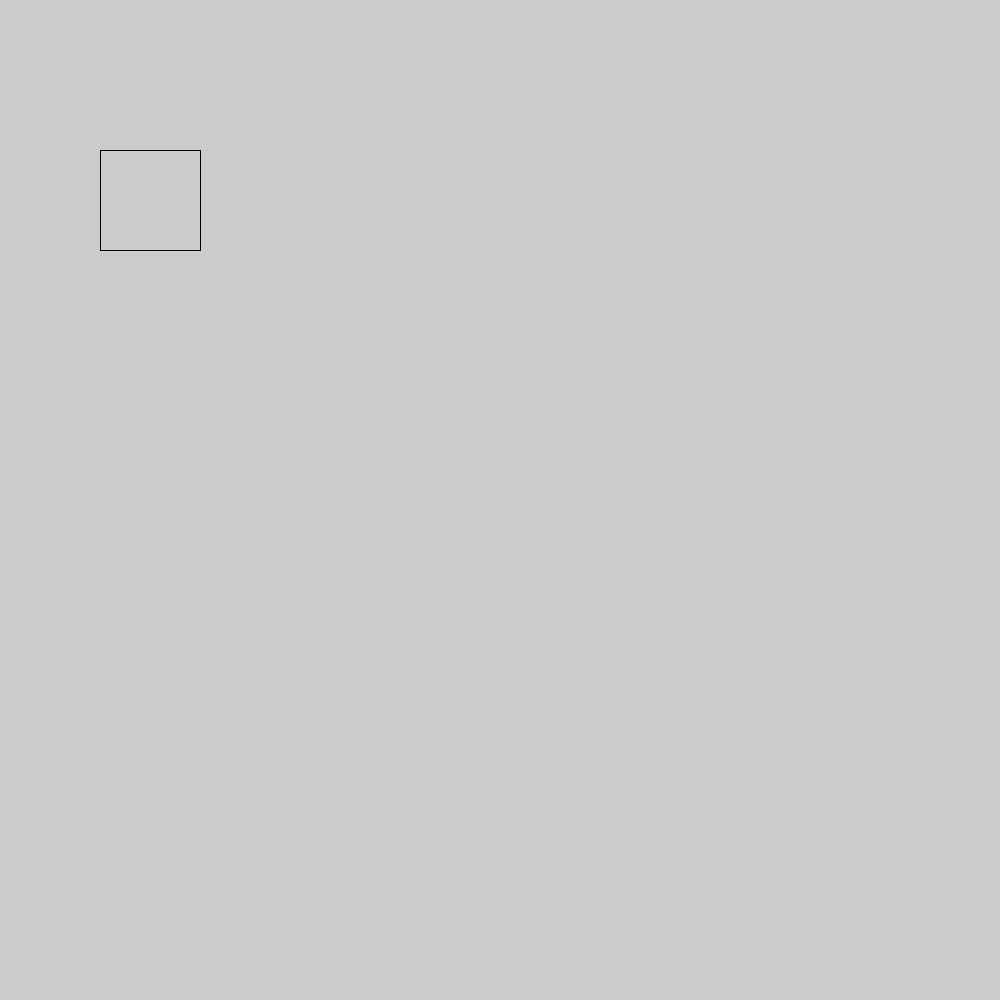
Frame 1 (no input)
Frame 60 (the mouse pressed at the canvas centre just before this capture): identical to frame 1, image omitted
Frame 120 (the mouse held since frame 60 and released just before this capture): identical to frame 1, image omitted

The Processing sketch that drew this single still picture (run headless with seeded random() and noise(); from frame 60 on, the mouse is pressed at the canvas centre):

// Processing sketch: sketch_241021a
// ── sketch_241021a.pde
void setup(){
  size(1000,1000);
  mijnRect(100,200,100,200,150,150,250,250);
}
void draw(){}


void mijnRect(float x1, float x2, float x3, float x4, float y1, float y2, float y3, float y4){
   line(x1,y1,x2,y2);
   line(x1,y1,x3,y3);
   line(x2,y2,x4,y4);
   line(x3,y3,x4,y4);
}
